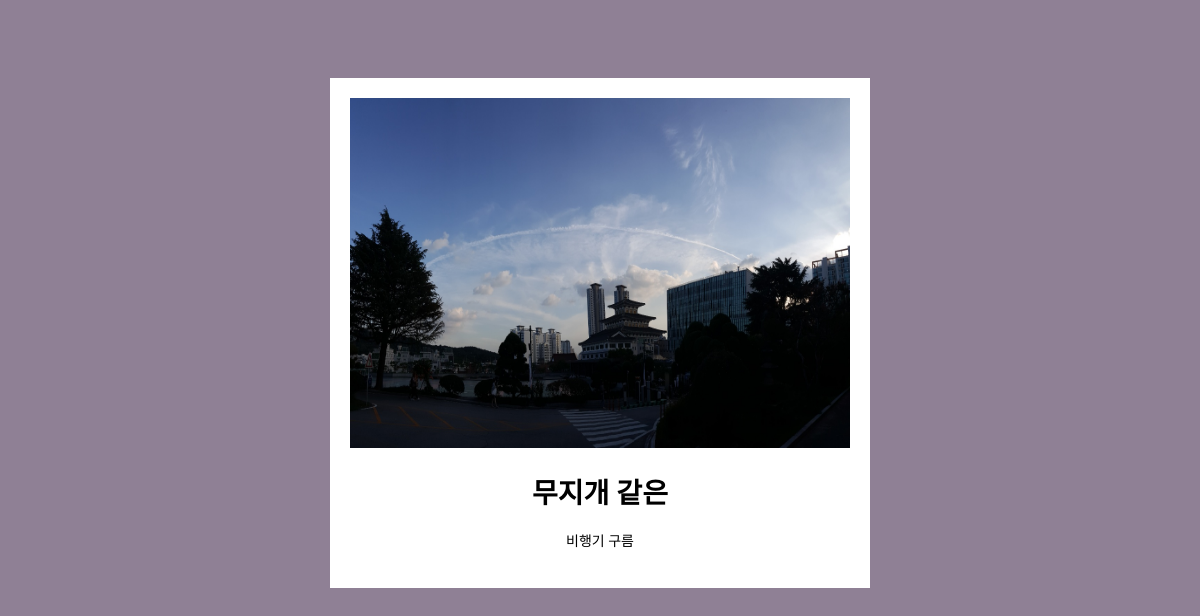
The app's page /album/14 with its own data.
### album/models.py (models this page shows, shortened)
class Album(models.Model):
    title = models.CharField(max_length=200)
    image = models.ImageField(upload_to='images/')
    description = models.CharField(max_length=500)

### album/views.py (the view)
# urls.py: path('<int:image_id>', views.imgdetail, name="detail"),
def imgdetail(request, image_id):
    details = get_object_or_404(Album, pk = image_id)
    return render(request, 'imgdetail.html', {'detail':details})

### album/templates/imgdetail.html
{% load static %}
<!DOCTYPE html>
<html>
    <head>
        <link href="{% static 'css/imgdetail.css' %}" type="text/css" rel="stylesheet">
    </head>
    <body>
        <div class="block">
            <img src="{{detail.image.url}}" width=500 height=350>
            <h1>{{detail.title}}</h1>
            <p>{{detail.description}}</p>
        </div>
    </body>
</html>

### album/static/css/imgdetail.css (style rules this page uses)
body { background-color:rgba(143, 128, 149, 1); }
.block { width: 500px; height: 500px; font-size: 14px; font-family: 'Cafe24Oneprettynight'; padding: 10px 20px 0px 20px; background-color: white; margin:auto; margin-top: 78px; text-align: center; }
img { margin-top: 10px; }

### records on screen
Album: image (picture), title "무지개 같은", description "비행기 구름"
